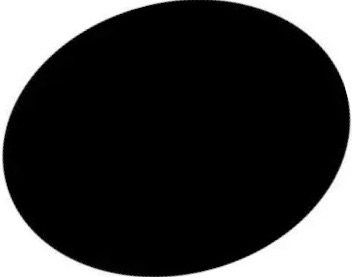
#> input picture cv2_funs/ell.jpg, 352 x 277 px
$ python ellipse2circular.py
#> lines starting #> are read from the running program, lines starting #| are printed output that depends on the picture; after the words box and inside, x2 and y2 are one past the last pixel; in counts of white or black regions, pixels touching at a corner belong together; long printed decimals are rounded
import cv2
import numpy as np
import os

def simpleEllipse2Circle(img, a, b, angle):
    """
    args:
       img: 包含椭圆的图片
       a: 椭圆短直径
       b: 椭圆长直径
       angle: 旋转角度
    returns:
        包含椭圆变成圆形的图片
    """
    h, w = img.shape[:2]
    scale = a / b

    ##得到仿射矩阵 2*3   2*2旋转 + 2*1平移
    M = cv2.getRotationMatrix2D((w/2, h/2), angle, 1)
    M[:,0:2] = np.array([[1,0],[0, scale]]) @ M[:,0:2]

    M[1,2] = M[1,2] * scale
    transform = M[:, 0:2]
    ##生成的圆的中心坐标
    #cneter_pt = transform @ np.array([e_x,e_y]) + M[:,2]
    # 生成圆的半径等于原椭圆短直径/2
    #r = a / 2
    ## top_pt = [ptret[0], ptret[1]-r]
    circle_out = cv2.warpAffine(img, M, (w, h), borderValue=255)
    #mask_img = np.zeros_like(circle_out)
    #cv2.circle(mask_img, (int(cneter_pt[0]), int(cneter_pt[1])), int(r), 255, -1)
    #circle_out[mask_img!=255] = 255
    return circle_out

if __name__ == '__main__':

    img_path = "./ell.jpg"
    img = cv2.imread(img_path, 0)
#> img is the input picture: shape (277, 352); min 0, max 255, mean 58.8
    # print(img.shape)
    # 先自适应分割得到参考阈值, 再微调分割出椭圆
    otsuThe, maxValue = 0, 255
    otsuThe, dst_Otsu = cv2.threshold(img, otsuThe, maxValue, cv2.THRESH_OTSU)
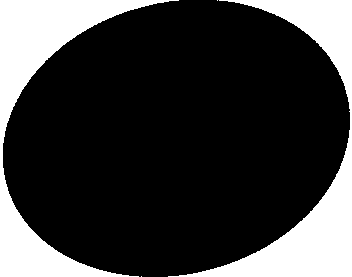
#> dst_Otsu: shape (277, 352); 23.1% white; 4 white regions (2 under 20 px)
#> otsuThe = 126
    # [5 lines of commented-out code are left out]

    contours, _ = cv2.findContours(dst_Otsu, cv2.RETR_TREE, cv2.CHAIN_APPROX_SIMPLE)
#> contours = 4 contours, 2 with area under 20; largest, box (x1, y1, x2, y2) and area: (0, 0, 179, 277) 10851, (168, 0, 352, 277) 10646
    # 寻找到多个轮廓点集的话, 使用点数最多的那个集合
    count_lens = [len(a) for a in contours]
#> count_lens = [1, 230, 1, 215]
    count = contours[count_lens.index(max(count_lens))]
#> count = contour of 230 points, box (x1, y1, x2, y2) (168, 0, 352, 277), area 10646
    # cv2.fitEllipse: 获取椭圆的长短半径, 俩圆心等参数. 输入为椭圆的外围有序点集
    params = cv2.fitEllipse(count)
#> params = ((181, 134.9), (275.8, 342.5), 78.13)

    e_x, e_y = params[0]
#> e_x = 181; e_y = 134.9
    a, b = params[1]
#> a = 275.8; b = 342.5
    angle = params[2]
#> angle = 78.13
    print(params)
#| ((180.983, 134.852), (275.797, 342.494), 78.125)

    import time
    s = time.time()
    circle_out = simpleEllipse2Circle(img, a, b, angle)
#> in simpleEllipse2Circle, `scale = a / b`: scale = 0.805
#> in simpleEllipse2Circle, `M = cv2.getRotationMatrix2D((w/2, h/2), angle, 1)`: M = [[0.206, 0.979, 4.25], [-0.979, 0.206, 282.2]]
#> in simpleEllipse2Circle, `transform = M[:, 0:2]`: transform = [[0.206, 0.979], [-0.788, 0.166]]
#> in simpleEllipse2Circle, `circle_out = cv2.warpAffine(img, M, (w, h), borderValue=255)`:
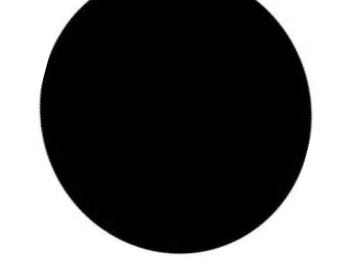
#> circle_out: shape (277, 352); min 0, max 255, mean 105.8
    e = time.time()
    print('caost time:', e-s)
    cv2.imwrite('circular.jpg', circle_out)
